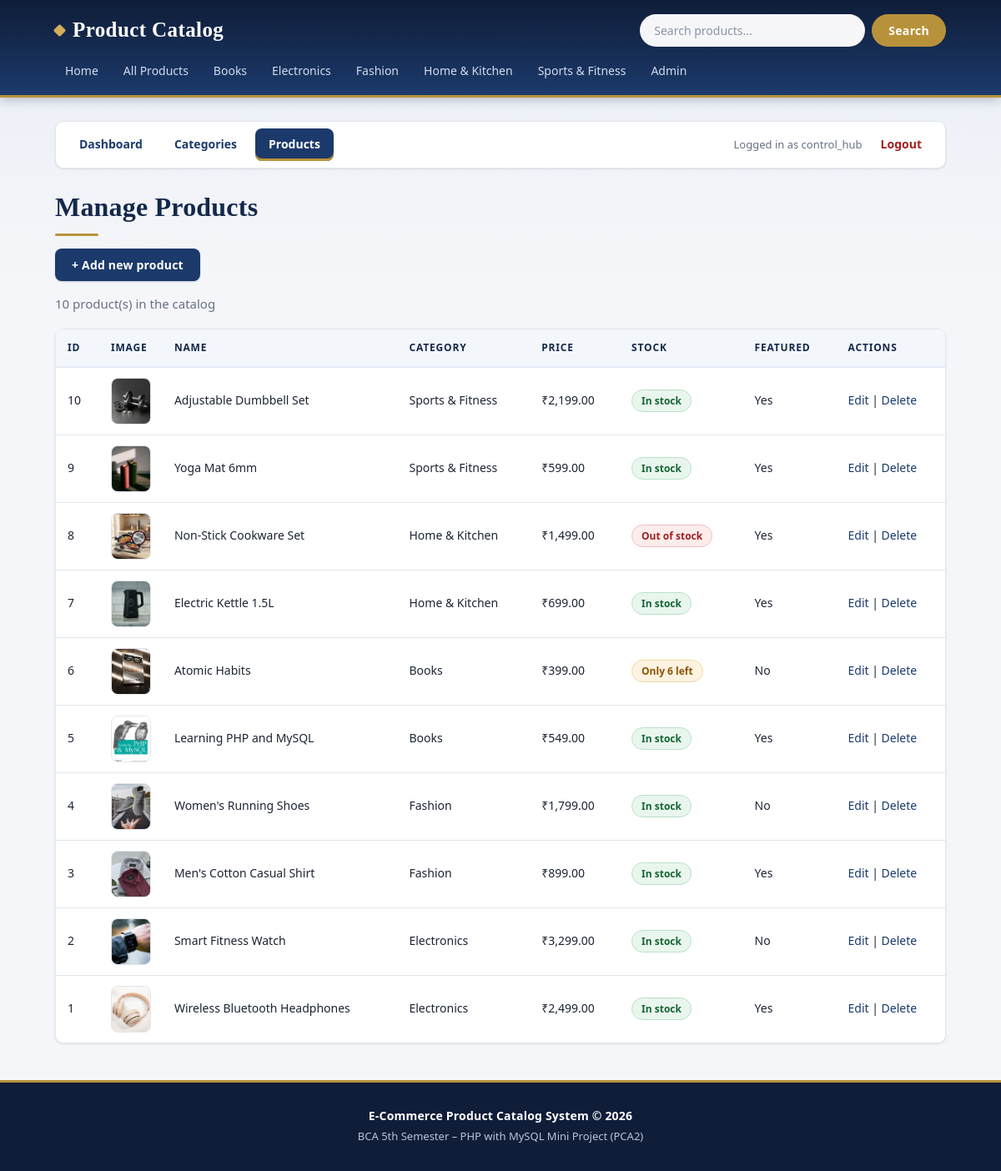
Page /admin/products.php (signed in) on the committed database.
### tables this page shows
CREATE TABLE `categories` (
  `category_id` int(11) NOT NULL,
  `category_name` varchar(100) NOT NULL,
  `description` text DEFAULT NULL,
  `created_at` timestamp NOT NULL DEFAULT current_timestamp()
);

CREATE TABLE `products` (
  `product_id` int(11) NOT NULL,
  `category_id` int(11) NOT NULL,
  `product_name` varchar(150) NOT NULL,
  `description` text DEFAULT NULL,
  `price` decimal(10,2) NOT NULL,
  `image` varchar(255) DEFAULT 'no-image.png',
  `stock_quantity` int(11) DEFAULT 0,
  `is_featured` tinyint(1) DEFAULT 0,
  `created_at` timestamp NOT NULL DEFAULT current_timestamp()
);

### admin/products.php (the view, shortened to what this page needs)
<?php
require_once __DIR__ . '/../config/db.php';
require_once __DIR__ . '/../includes/functions.php';
$products = mysqli_query($conn,
    'SELECT p.product_id, p.product_name, p.price, p.image, p.stock_quantity, p.is_featured, c.category_name
     FROM products p
     JOIN categories c ON p.category_id = c.category_id
     ORDER BY p.product_id DESC');
require __DIR__ . '/../includes/header.php';
require __DIR__ . '/menu.php';
?>
<h1>Manage Products</h1>
<p><a class="btn" href="product_add.php">+ Add new product</a></p>
<?php if (mysqli_num_rows($products) > 0) { ?>
    <p class="subtitle"><?php echo mysqli_num_rows($products); ?> product(s) in the catalog</p>
    <div class="table-wrap">
        <table class="data-table">
            <tr>
                <th>ID</th>
                <th>Image</th>
                <th>Name</th>
                <th>Category</th>
                <th>Price</th>
                <th>Stock</th>
                <th>Featured</th>
                <th>Actions</th>
            </tr>
            <?php while ($p = mysqli_fetch_assoc($products)) { ?>
                <tr>
                    <td><?php echo (int)$p['product_id']; ?></td>
                    <td class="thumb"><?php echo product_image($p['image'], $p['product_name']); ?></td>
                    <td><?php echo htmlspecialchars($p['product_name']); ?></td>
                    <td><?php echo htmlspecialchars($p['category_name']); ?></td>
                    <td>&#8377;<?php echo number_format($p['price'], 2); ?></td>
                    <td><?php echo stock_badge($p['stock_quantity']); ?></td>
                    <td><?php echo $p['is_featured'] ? 'Yes' : 'No'; ?></td>
                    <td>
                        <a href="product_edit.php?id=<?php echo (int)$p['product_id']; ?>">Edit</a> |
                        <a href="product_delete.php?id=<?php echo (int)$p['product_id']; ?>">Delete</a>
                    </td>
                </tr>
            <?php } ?>
        </table>
    </div>
<?php } else { ?>
    <div class="empty-message">No products yet. Click "Add new product" to add the first one.</div>
<?php } ?>
<?php require __DIR__ . '/../includes/footer.php'; ?>

### includes/header.php (shortened to what this page needs)
<?php
require_once __DIR__ . '/../config/db.php';
$base = '/ecommerce-product-catalog-php/';
$cat_result = mysqli_query($conn, 'SELECT category_id, category_name FROM categories ORDER BY category_name');
?>
<!DOCTYPE html>
<html lang="en">
<head>
    <link rel="stylesheet" href="<?php echo $base; ?>assets/css/style.css">
</head>
<body>
<header class="site-header">
    <div class="container header-top">
        <a class="logo" href="<?php echo $base; ?>index.php">Product Catalog</a>
        <form class="search-form" action="<?php echo $base; ?>products.php" method="get">
            <input type="text" name="q" placeholder="Search products..."
                   value="<?php echo (isset($_GET['q']) && is_string($_GET['q'])) ? htmlspecialchars($_GET['q']) : ''; ?>">
            <button type="submit">Search</button>
        </form>
    </div>
    <nav class="container main-nav">
        <a href="<?php echo $base; ?>index.php">Home</a>
        <a href="<?php echo $base; ?>products.php">All Products</a>
        <?php while ($cat = mysqli_fetch_assoc($cat_result)) { ?>
            <a href="<?php echo $base; ?>products.php?category=<?php echo (int)$cat['category_id']; ?>">
                <?php echo htmlspecialchars($cat['category_name']); ?>
            </a>
        <?php } ?>
        <a href="<?php echo $base; ?>admin/login.php">Admin</a>
    </nav>
</header>
<main class="container">

### includes/functions.php (shortened to what this page needs)
<?php
function stock_badge($qty) {
    $qty = (int)$qty;
    if ($qty > 10) {
        return '<span class="badge in-stock">In stock</span>';
    }
    if ($qty > 0) {
        return '<span class="badge low-stock">Only ' . $qty . ' left</span>';
    }
    return '<span class="badge out-of-stock">Out of stock</span>';
}
function product_image($file, $alt) {
    global $base;
    $name = basename((string)$file);
    $path = __DIR__ . '/../assets/images/products/' . $name;
    if ($name !== '' && is_file($path)) {
        return '<img src="' . $base . 'assets/images/products/' . rawurlencode($name)
             . '" alt="' . htmlspecialchars($alt) . '">';
    }
    return 'No image';
}

### rows in the picture
categories: category_name "Books"
categories: category_name "Electronics"
categories: category_name "Fashion"
categories: category_name "Home & Kitchen"
categories: category_name "Sports & Fitness"
products: product_id "10", image (picture), product_name "Adjustable Dumbbell Set", category.category_name "Sports & Fitness", price "2,199.00", stock_quantity "In stock", is_featured "Yes"
products: product_id "9", image (picture), product_name "Yoga Mat 6mm", category.category_name "Sports & Fitness", price "599.00", stock_quantity "In stock", is_featured "Yes"
products: product_id "8", image (picture), product_name "Non-Stick Cookware Set", category.category_name "Home & Kitchen", price "1,499.00", is_featured "Yes"
products: product_id "7", image (picture), product_name "Electric Kettle 1.5L", category.category_name "Home & Kitchen", price "699.00", stock_quantity "In stock", is_featured "Yes"
products: product_id "6", image (picture), product_name "Atomic Habits", category.category_name "Books", price "399.00", stock_quantity "6", is_featured "No"
products: product_id "5", image (picture), product_name "Learning PHP and MySQL", category.category_name "Books", price "549.00", stock_quantity "In stock", is_featured "Yes"
products: product_id "4", image (picture), product_name "Women's Running Shoes", category.category_name "Fashion", price "1,799.00", stock_quantity "In stock", is_featured "No"
products: product_id "3", image (picture), product_name "Men's Cotton Casual Shirt", category.category_name "Fashion", price "899.00", stock_quantity "In stock", is_featured "Yes"
products: product_id "2", image (picture), product_name "Smart Fitness Watch", category.category_name "Electronics", price "3,299.00", stock_quantity "In stock", is_featured "No"
products: product_id "1", image (picture), product_name "Wireless Bluetooth Headphones", category.category_name "Electronics", price "2,499.00", stock_quantity "In stock", is_featured "Yes"

### other values in the picture
$_SESSION['admin_username'] "control_hub"
mysqli_num_rows($products) "10"
